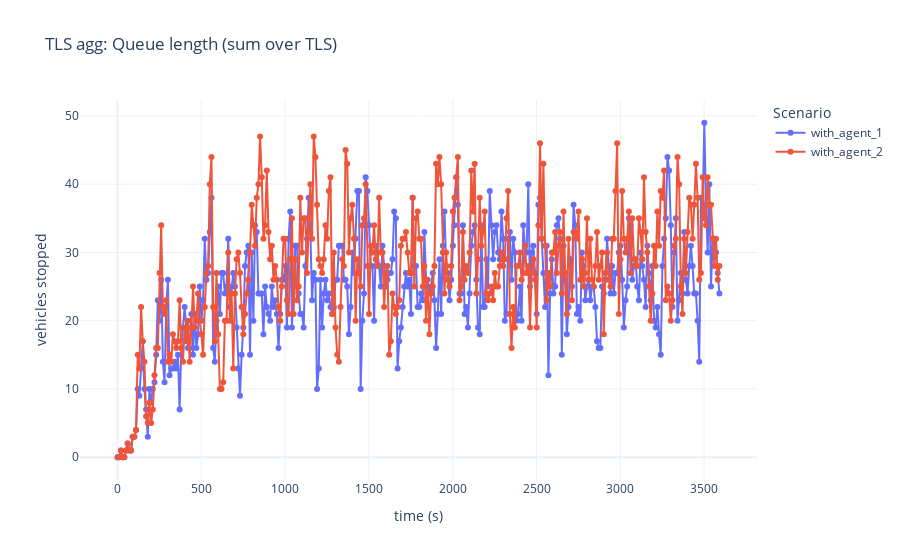
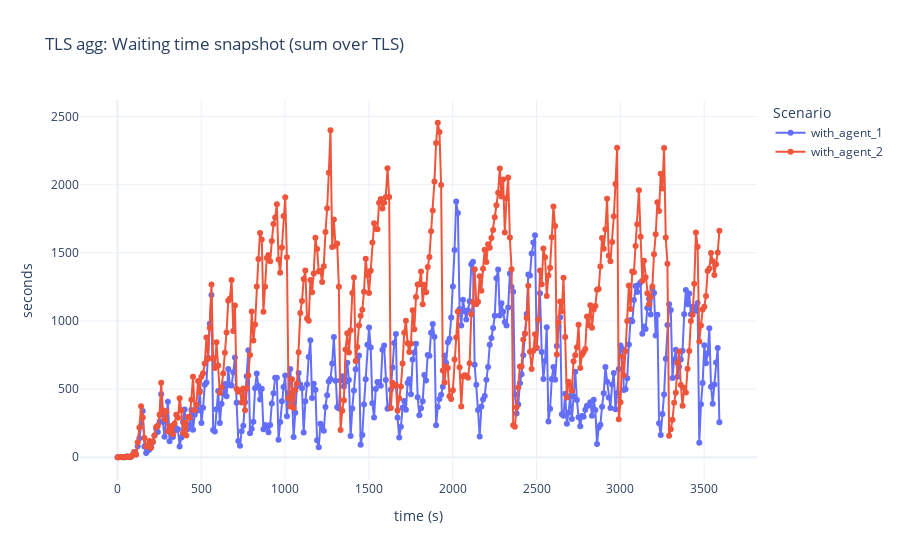
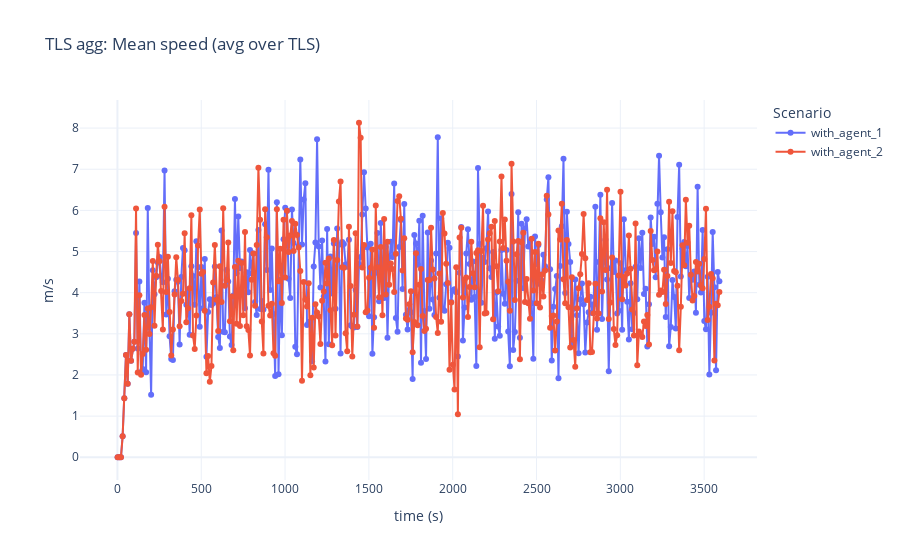

Notebook code for these charts, in order:
### Markdown cell above
# TLS: агрегаты по всем светофорам (сумма очередей/ожидания, средняя скорость)

### Code cell
tls_agg = (tls_c
           .groupby(["scenario", "time_rounded"], as_index=False)
           .agg({
               "tls_queue_len": "sum",
               "tls_waiting_time_snapshot": "sum",
               "tls_mean_speed": "mean"
           }))

plot_tls_agg_metric(tls_agg, "tls_queue_len", "TLS agg: Queue length (sum over TLS)", "vehicles stopped")
plot_tls_agg_metric(tls_agg, "tls_waiting_time_snapshot", "TLS agg: Waiting time snapshot (sum over TLS)", "seconds")
plot_tls_agg_metric(tls_agg, "tls_mean_speed", "TLS agg: Mean speed (avg over TLS)", "m/s")

### Figure 1 — Plotly figure (JSON) as saved in the notebook; plotly's stock layout.template omitted (floating-point values rounded to 4 significant figures; data arrays with more than 128 entries replaced by an {"elided": "..."} marker saying what was removed)
{"data": [{"hovertemplate": "scenario=with_agent_1<br>time_rounded=%{x}<br>tls_queue_len=%{y}<extra></extra>", "legendgroup": "with_agent_1", "line": {"color": "#636efa", "dash": "solid"}, "marker": {"symbol": "circle"}, "mode": "lines+markers", "name": "with_agent_1", "orientation": "v", "showlegend": true, "type": "scatter", "x": {"elided": "360 int values"}, "xaxis": "x", "y": {"elided": "360 int values"}, "yaxis": "y"}, {"hovertemplate": "scenario=with_agent_2<br>time_rounded=%{x}<br>tls_queue_len=%{y}<extra></extra>", "legendgroup": "with_agent_2", "line": {"color": "#EF553B", "dash": "solid"}, "marker": {"symbol": "circle"}, "mode": "lines+markers", "name": "with_agent_2", "orientation": "v", "showlegend": true, "type": "scatter", "x": {"elided": "360 int values"}, "xaxis": "x", "y": {"elided": "360 int values"}, "yaxis": "y"}], "layout": {"legend": {"title": {"text": "Scenario"}, "tracegroupgap": 0}, "title": {"text": "TLS agg: Queue length (sum over TLS)"}, "xaxis": {"anchor": "y", "domain": [0, 1], "title": {"text": "time (s)"}}, "yaxis": {"anchor": "x", "domain": [0, 1], "title": {"text": "vehicles stopped"}}}}

### Figure 2 — Plotly figure (JSON) as saved in the notebook; plotly's stock layout.template omitted (floating-point values rounded to 4 significant figures; data arrays with more than 128 entries replaced by an {"elided": "..."} marker saying what was removed)
{"data": [{"hovertemplate": "scenario=with_agent_1<br>time_rounded=%{x}<br>tls_waiting_time_snapshot=%{y}<extra></extra>", "legendgroup": "with_agent_1", "line": {"color": "#636efa", "dash": "solid"}, "marker": {"symbol": "circle"}, "mode": "lines+markers", "name": "with_agent_1", "orientation": "v", "showlegend": true, "type": "scatter", "x": {"elided": "360 int values"}, "xaxis": "x", "y": {"elided": "360 float values"}, "yaxis": "y"}, {"hovertemplate": "scenario=with_agent_2<br>time_rounded=%{x}<br>tls_waiting_time_snapshot=%{y}<extra></extra>", "legendgroup": "with_agent_2", "line": {"color": "#EF553B", "dash": "solid"}, "marker": {"symbol": "circle"}, "mode": "lines+markers", "name": "with_agent_2", "orientation": "v", "showlegend": true, "type": "scatter", "x": {"elided": "360 int values"}, "xaxis": "x", "y": {"elided": "360 float values"}, "yaxis": "y"}], "layout": {"legend": {"title": {"text": "Scenario"}, "tracegroupgap": 0}, "title": {"text": "TLS agg: Waiting time snapshot (sum over TLS)"}, "xaxis": {"anchor": "y", "domain": [0, 1], "title": {"text": "time (s)"}}, "yaxis": {"anchor": "x", "domain": [0, 1], "title": {"text": "seconds"}}}}

### Figure 3 — Plotly figure (JSON) as saved in the notebook; plotly's stock layout.template omitted (floating-point values rounded to 4 significant figures; data arrays with more than 128 entries replaced by an {"elided": "..."} marker saying what was removed)
{"data": [{"hovertemplate": "scenario=with_agent_1<br>time_rounded=%{x}<br>tls_mean_speed=%{y}<extra></extra>", "legendgroup": "with_agent_1", "line": {"color": "#636efa", "dash": "solid"}, "marker": {"symbol": "circle"}, "mode": "lines+markers", "name": "with_agent_1", "orientation": "v", "showlegend": true, "type": "scatter", "x": {"elided": "360 int values"}, "xaxis": "x", "y": {"elided": "360 float values"}, "yaxis": "y"}, {"hovertemplate": "scenario=with_agent_2<br>time_rounded=%{x}<br>tls_mean_speed=%{y}<extra></extra>", "legendgroup": "with_agent_2", "line": {"color": "#EF553B", "dash": "solid"}, "marker": {"symbol": "circle"}, "mode": "lines+markers", "name": "with_agent_2", "orientation": "v", "showlegend": true, "type": "scatter", "x": {"elided": "360 int values"}, "xaxis": "x", "y": {"elided": "360 float values"}, "yaxis": "y"}], "layout": {"legend": {"title": {"text": "Scenario"}, "tracegroupgap": 0}, "title": {"text": "TLS agg: Mean speed (avg over TLS)"}, "xaxis": {"anchor": "y", "domain": [0, 1], "title": {"text": "time (s)"}}, "yaxis": {"anchor": "x", "domain": [0, 1], "title": {"text": "m/s"}}}}
